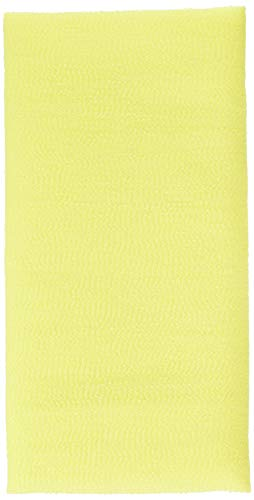
#> input picture data/indian_marketplace/raw/images/amazon_in/B000CSH3YG.jpg, 254 x 500 px; its folder holds only this picture in this run
$ python evaluate_vision_robustness.py
#> lines starting #> are read from the running program, lines starting #| are printed output that depends on the picture
### src/cv/image_intelligence.py
"""
Image and Computer Vision Intelligence Pipeline
AI-Powered Indian Marketplace Trust Intelligence Platform

Provides image file validation, exact file hashing, perceptual hashing (dHash/aHash),
ResNet-18 embedding centered cosine similarity matching, duplicate and near-duplicate clustering,
and cross-product image reuse detection.
"""

from collections import defaultdict
import hashlib
import json
import logging
import os
from pathlib import Path
from typing import Any, Dict, List, Optional, Set, Tuple

import networkx as nx
import numpy as np
import pandas as pd
from PIL import Image

logger = logging.getLogger("ImageIntelligence")
logging.basicConfig(level=logging.INFO, format="%(asctime)s [%(levelname)s] %(message)s")


class ImageFileValidator:
    """Validates physical image files and computes cryptographic and perceptual hashes."""

    @staticmethod
    def compute_dhash(img: Image.Image) -> str:
        """Calculates 64-bit difference hash (dHash) represented as 16-character hex string."""
        resized = img.convert("L").resize((9, 8), Image.Resampling.LANCZOS)
        arr = np.array(resized, dtype=np.float32)
        diff = arr[:, :-1] > arr[:, 1:]
        val = 0
        for bit in diff.flatten():
            val = (val << 1) | int(bit)
        return f"{val:016x}"

    # [94 lines left out: functions compute_ahash, audit_image_file, not called in this run]


class VisualEmbeddingMatcher:
    """Performs centered cosine similarity matching and clustering on ResNet-18 embeddings."""

    # [66 lines left out: functions center_and_normalize, find_similar_pairs, not called in this run]


class ImageClusterDetector:
    """Builds connected component clusters of duplicate and near-duplicate images."""

    # [38 lines left out: function cluster_images, not called in this run]


class ImageIntelligenceEngine:
    """Master orchestrator for Image and Computer Vision Intelligence."""

    def __init__(self, images_df: pd.DataFrame, embeddings_path: str):
        self.images_df = images_df[images_df["is_usable"] == True].copy()
        self.embeddings_path = embeddings_path

    # [91 lines left out: function run_pipeline, not called in this run]

### src/cv/image_quality.py
"""
Image Quality Assessment and Robust Preprocessing Engine (V1.1)
AI-Powered Indian Marketplace Trust Intelligence Platform

Provides comprehensive quality auditing for e-commerce images:
- Laplacian variance blur detection
- Mean luminance brightness & contrast standard deviation
- Border luminance analysis for white studio background detection
- Safe RGBA transparency alpha-compositing on white background
- EXIF orientation transposition and format normalization
- Resolution tier classification and aspect ratio auditing
- Zero-Penalty guarantee: poor quality indicates low evidence fidelity, never fraud
"""

from dataclasses import asdict, dataclass
import logging
import os
from pathlib import Path
from typing import Any, Dict, List, Optional, Tuple, Union

import numpy as np
from PIL import Image, ImageOps

logger = logging.getLogger("ImageQualityV1_1")
logging.basicConfig(level=logging.INFO, format="%(asctime)s [%(levelname)s] %(message)s")


@dataclass
class ImageQualityMetrics:
    """Strongly typed quality assessment contract for marketplace imagery."""
    file_path: str
    file_size_bytes: int
    width: int
    height: int
    aspect_ratio: float
    format: str
    channels: int
    is_corrupted: bool
    blur_score: float                  # Laplacian variance: higher = sharper, < 100 = blurry
    mean_brightness: float             # Average luminance: 0 (black) to 255 (white)
    contrast_std: float                # Luminance std dev: < 20 = washed out / low contrast
    resolution_tier: str               # HIGH_RES, MEDIUM_RES, LOW_RES, TINY_UNUSABLE
    quality_status: str                # HIGH_QUALITY, ACCEPTABLE_QUALITY, BLURRY, LOW_CONTRAST, etc.
    is_suitable_for_inference: bool    # Whether visual models can reliably extract signals
    transparency_detected: bool        # Whether image contains alpha channel
    background_luminance: float        # Border pixel mean luminance
    is_white_background: bool          # Studio background indicator (border luminance > 240)

    # [8 lines left out: function to_dict, not called in this run]


class ImageQualityAuditor:
    """Evaluates image degradation, resolution, blur, and lighting conditions."""

    BLUR_THRESHOLD_SEVERE = 50.0       # Definitely blurry
    BLUR_THRESHOLD_MODERATE = 100.0    # Borderline softness
    LOW_CONTRAST_THRESHOLD = 25.0      # Washed out / flat
    WHITE_BG_BORDER_THRESHOLD = 238.0  # Mean border luminance indicating studio white backdrop
    MIN_INFERENCE_DIMENSION = 120      # Below this, ResNet/CLIP features degrade significantly

    @staticmethod
    def compute_laplacian_blur_score(gray_arr: np.ndarray) -> float:
        """
        Computes the variance of the discrete 2D Laplacian operator.
        Uses standard 3x3 kernel: [[0, 1, 0], [1, -4, 1], [0, 1, 0]].
        High variance indicates sharp edges; low variance indicates blur.
        """
        if gray_arr.shape[0] < 3 or gray_arr.shape[1] < 3:
            return 0.0

        # 2D convolution with 3x3 Laplacian kernel via slicing
        inner = gray_arr[1:-1, 1:-1]
        lap = (
            gray_arr[0:-2, 1:-1] +
            gray_arr[2:, 1:-1] +
            gray_arr[1:-1, 0:-2] +
            gray_arr[1:-1, 2:] -
            4.0 * inner
        )
        return float(np.var(lap))

    @staticmethod
    def measure_border_luminance(gray_arr: np.ndarray, border_fraction: float = 0.05) -> float:
        """
        Measures the average luminance of pixels in the outer border.
        Used to detect seamless white studio photography.
        """
        h, w = gray_arr.shape
        bh = max(1, int(h * border_fraction))
        bw = max(1, int(w * border_fraction))

        top = gray_arr[:bh, :]
        bottom = gray_arr[-bh:, :]
        left = gray_arr[:, :bw]
        right = gray_arr[:, -bw:]

        border_pixels = np.concatenate([top.flatten(), bottom.flatten(), left.flatten(), right.flatten()])
        return float(np.mean(border_pixels))

    @classmethod
    def audit_image(cls, file_path: Union[str, Path]) -> ImageQualityMetrics:
        """Performs full photometric and structural audit of an image on disk."""
        p = Path(file_path)
        if not p.exists() or p.stat().st_size == 0:
            return ImageQualityMetrics(
                file_path=str(p),
                file_size_bytes=0 if not p.exists() else p.stat().st_size,
                width=0,
                height=0,
                aspect_ratio=0.0,
                format="UNKNOWN",
                channels=0,
                is_corrupted=True,
                blur_score=0.0,
                mean_brightness=0.0,
                contrast_std=0.0,
                resolution_tier="TINY_UNUSABLE",
                quality_status="FILE_MISSING_OR_EMPTY",
                is_suitable_for_inference=False,
                transparency_detected=False,
                background_luminance=0.0,
                is_white_background=False,
            )

        file_size = p.stat().st_size

        try:
            with Image.open(p) as raw_img:
                # Correct EXIF orientation if present
                img = ImageOps.exif_transpose(raw_img) or raw_img
                img.load()

                w, h = img.size
                fmt = img.format or "JPEG"
                mode = img.mode
                has_alpha = mode in ("RGBA", "LA") or (mode == "P" and "transparency" in img.info)
                channels = len(mode)

                aspect = round(float(w) / float(h), 3) if h > 0 else 0.0

                # Convert to grayscale for metric computation
                gray = img.convert("L")
                gray_arr = np.array(gray, dtype=np.float32)

                # 1. Blur
                blur = cls.compute_laplacian_blur_score(gray_arr)

                # 2. Brightness & Contrast
                mean_bright = float(np.mean(gray_arr))
                contrast = float(np.std(gray_arr))

                # 3. Background border luminance
                border_lum = cls.measure_border_luminance(gray_arr)
                is_white_bg = border_lum >= cls.WHITE_BG_BORDER_THRESHOLD

                # 4. Resolution Tier
                min_dim = min(w, h)
                if min_dim >= 600:
                    res_tier = "HIGH_RES"
                elif min_dim >= 300:
                    res_tier = "MEDIUM_RES"
                elif min_dim >= cls.MIN_INFERENCE_DIMENSION:
                    res_tier = "LOW_RES"
                else:
                    res_tier = "TINY_UNUSABLE"

                # 5. Overall Quality Classification
                is_suitable = True
                if min_dim < cls.MIN_INFERENCE_DIMENSION:
                    status = "TINY_UNUSABLE_RESOLUTION"
                    is_suitable = False
                elif blur < cls.BLUR_THRESHOLD_SEVERE:
                    status = "SEVERELY_BLURRY"
                    is_suitable = False
                elif contrast < cls.LOW_CONTRAST_THRESHOLD:
                    status = "LOW_CONTRAST_WASHED_OUT"
                elif blur < cls.BLUR_THRESHOLD_MODERATE:
                    status = "MODERATELY_SOFT"
                elif is_white_bg and res_tier in ("HIGH_RES", "MEDIUM_RES"):
                    status = "HIGH_QUALITY_STUDIO"
                else:
                    status = "ACCEPTABLE_QUALITY"

                return ImageQualityMetrics(
                    file_path=str(p),
                    file_size_bytes=file_size,
                    width=w,
                    height=h,
                    aspect_ratio=aspect,
                    format=fmt,
                    channels=channels,
                    is_corrupted=False,
                    blur_score=blur,
                    mean_brightness=mean_bright,
                    contrast_std=contrast,
                    resolution_tier=res_tier,
                    quality_status=status,
                    is_suitable_for_inference=is_suitable,
                    transparency_detected=has_alpha,
                    background_luminance=border_lum,
                    is_white_background=is_white_bg,
                )

        except Exception as e:
            logger.warning(f"Corrupted or unreadable image at {p}: {e}")
            return ImageQualityMetrics(
                file_path=str(p),
                file_size_bytes=file_size,
                width=0,
                height=0,
                aspect_ratio=0.0,
                format="CORRUPT",
                channels=0,
                is_corrupted=True,
                blur_score=0.0,
                mean_brightness=0.0,
                contrast_std=0.0,
                resolution_tier="TINY_UNUSABLE",
                quality_status="CORRUPTED_FILE",
                is_suitable_for_inference=False,
                transparency_detected=False,
                background_luminance=0.0,
                is_white_background=False,
            )


class RobustImagePreprocessor:
    """Preprocesses diverse e-commerce images into standardized formats without distortion."""

    TARGET_SIZE = (224, 224)

    # [56 lines left out: functions load_and_standardize, letterbox_resize, not called in this run]

### scripts/verification/evaluate_vision_robustness.py
"""
scripts/verification/evaluate_vision_robustness.py
-------------------------------------------------
Evaluates Workstream H: Perturbation Robustness & Cross-Marketplace Generalization.
Tests:
1. Perceptual hash & image quality stability under:
   - Gaussian noise
   - JPEG recompression (Q=70, Q=40)
   - Center cropping (90%, 75%)
   - Brightness scaling (+20%, -20%)
2. Cross-marketplace performance (Amazon vs Flipkart).
"""

import io
import json
from pathlib import Path
import sys
import numpy as np
from PIL import Image, ImageEnhance, ImageFilter

PROJECT_ROOT = Path(__file__).resolve().parents[2]
if str(PROJECT_ROOT) not in sys.path:
    sys.path.insert(0, str(PROJECT_ROOT))

from src.cv.image_intelligence import ImageFileValidator
from src.cv.image_quality import ImageQualityAuditor, RobustImagePreprocessor
from src.cv.duplicate_taxonomy import AdvancedDuplicateTaxonomyClassifier

def hamming_dist(h1: str, h2: str) -> int:
    return bin(int(h1, 16) ^ int(h2, 16)).count("1")

def run_perturbation_tests():
    sample_dir = PROJECT_ROOT / "data" / "indian_marketplace" / "raw" / "images" / "amazon_in"
    image_paths = list(sample_dir.glob("*.jpg"))[:30] # 30 authentic catalog images
    if not image_paths:
        print("No sample images found!")
        return

    auditor = ImageQualityAuditor()
    preprocessor = RobustImagePreprocessor()
    classifier = AdvancedDuplicateTaxonomyClassifier()

    results = {
        "gaussian_noise": {"dhash_distances": [], "quality_preserved": 0},
        "jpeg_q70": {"dhash_distances": [], "quality_preserved": 0},
        "jpeg_q40": {"dhash_distances": [], "quality_preserved": 0},
        "crop_90": {"dhash_distances": [], "quality_preserved": 0},
        "crop_75": {"dhash_distances": [], "quality_preserved": 0},
        "brightness_plus20": {"dhash_distances": [], "quality_preserved": 0},
        "brightness_minus20": {"dhash_distances": [], "quality_preserved": 0},
    }

    for img_p in image_paths:
        try:
            base_img = Image.open(img_p).convert("RGB")
#> base_img is the input picture: PIL image 254x500 RGB; mean R, G, B 238.4, 238.8, 147.9
            base_dhash = ImageFileValidator.compute_dhash(base_img)
#> the loop in compute_dhash, `for bit in diff.flatten():` made 64 passes
#> (bit, val) on passes 2 to 13: (False, 2), (False, 4), (False, 8), (False, 16), (True, 33), (True, 67), (False, 134), (True, 269), (False, 538), (False, 1076), (False, 2152), (False, 4304)
#> val on pass 1: 1
#> after the loop in compute_dhash, `for bit in diff.flatten():`: val = 9692558673101185923
#> base_dhash = '8682e2c282d3e383'
            base_audit = auditor.audit_image(img_p)
#> in audit_image, `has_alpha = mode in ("RGBA", "LA") or (mode == "P" and "transparency" ..`: has_alpha = False
#> in audit_image, `gray = img.convert("L")`:
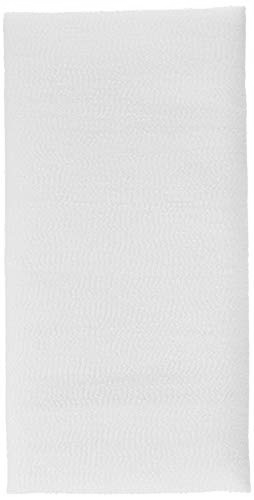
#> gray: PIL image 254x500 L; min 201, max 255, mean 228.4
#> in compute_laplacian_blur_score, `lap = ( gray_arr[0:-2, 1:-1] + gray_arr[2:, 1:-1] + gray_arr[1:-1, 0:-..`:
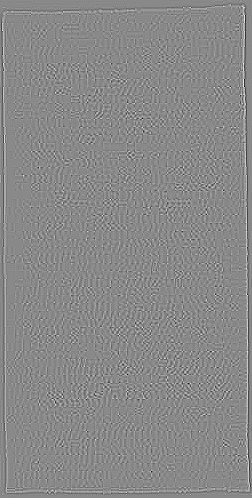
#> lap: shape (498, 252) float32; min -57, max 49, mean 0; drawn with min black and max white
#> in audit_image, `blur = cls.compute_laplacian_blur_score(gray_arr)`: blur = 41.78
#> in audit_image, `mean_bright = float(np.mean(gray_arr))`: mean_bright = 228.4
#> in audit_image, `contrast = float(np.std(gray_arr))`: contrast = 8.35
#> in measure_border_luminance, `bottom = gray_arr[-bh:, :]`:
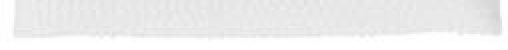
#> bottom: shape (25, 254) float32 (shown 2 times larger); min 211, max 255, mean 238.5
#> in audit_image, `border_lum = cls.measure_border_luminance(gray_arr)`: border_lum = 238.4
#> in audit_image, `is_white_bg = border_lum >= cls.WHITE_BG_BORDER_THRESHOLD`: is_white_bg = True

            # 1. Gaussian noise
            noisy_np = np.array(base_img, dtype=float) + np.random.normal(0, 15, (base_img.height, base_img.width, 3))
            noisy_np = np.clip(noisy_np, 0, 255).astype(np.uint8)
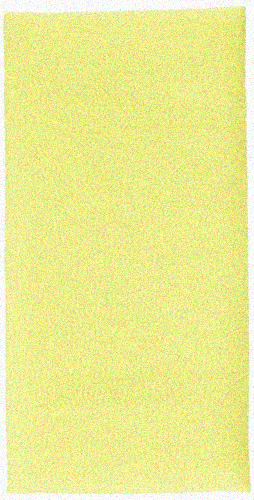
#> noisy_np: shape (500, 254, 3); mean R, G, B 236.6, 237.1, 147.1
            noisy_img = Image.fromarray(noisy_np)
            dist_noise = hamming_dist(ImageFileValidator.compute_dhash(noisy_img), base_dhash)
#> the loop in compute_dhash (call 2), `for bit in diff.flatten():` made 64 passes
#> (bit, val) on passes 2 to 13: (False, 2), (True, 5), (False, 10), (False, 20), (True, 41), (True, 83), (False, 166), (True, 333), (False, 666), (False, 1332), (False, 2664), (False, 5328)
#> dist_noise = 8
            results["gaussian_noise"]["dhash_distances"].append(int(dist_noise))

            # 2. JPEG Q=70
            buf70 = io.BytesIO()
            base_img.save(buf70, format="JPEG", quality=70)
            buf70.seek(0)
            img70 = Image.open(buf70)
            dist_q70 = hamming_dist(ImageFileValidator.compute_dhash(img70), base_dhash)
#> dist_q70 = 8
            results["jpeg_q70"]["dhash_distances"].append(int(dist_q70))

            # 3. JPEG Q=40
            buf40 = io.BytesIO()
            base_img.save(buf40, format="JPEG", quality=40)
            buf40.seek(0)
            img40 = Image.open(buf40)
            dist_q40 = hamming_dist(ImageFileValidator.compute_dhash(img40), base_dhash)
#> dist_q40 = 8
            results["jpeg_q40"]["dhash_distances"].append(int(dist_q40))

            # 4. Crop 90%
            w, h = base_img.size
#> w = 254; h = 500
            crop90 = base_img.crop((int(w * 0.05), int(h * 0.05), int(w * 0.95), int(h * 0.95)))
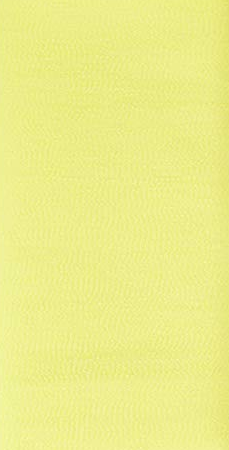
#> crop90: PIL image 229x450 RGB; mean R, G, B 237.2, 237.5, 138.2
            dist_crop90 = hamming_dist(ImageFileValidator.compute_dhash(crop90), base_dhash)
#> dist_crop90 = 17
            results["crop_90"]["dhash_distances"].append(int(dist_crop90))

            # 5. Crop 75%
            crop75 = base_img.crop((int(w * 0.125), int(h * 0.125), int(w * 0.875), int(h * 0.875)))
            dist_crop75 = hamming_dist(ImageFileValidator.compute_dhash(crop75), base_dhash)
#> dist_crop75 = 20
            results["crop_75"]["dhash_distances"].append(int(dist_crop75))

            # 6. Brightness +20%
            enhancer = ImageEnhance.Brightness(base_img)
            b_plus = enhancer.enhance(1.20)
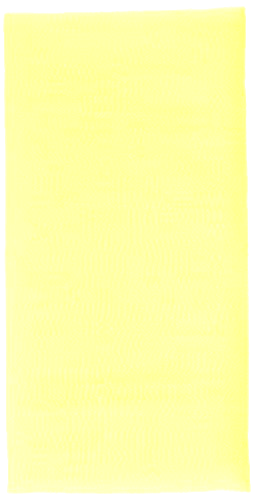
#> b_plus: PIL image 254x500 RGB; mean R, G, B 255, 255, 173.7
            dist_bplus = hamming_dist(ImageFileValidator.compute_dhash(b_plus), base_dhash)
#> dist_bplus = 19
            results["brightness_plus20"]["dhash_distances"].append(int(dist_bplus))

            # 7. Brightness -20%
            b_minus = enhancer.enhance(0.80)
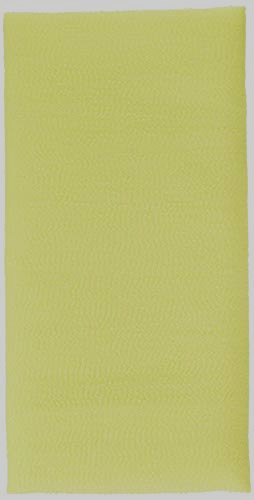
#> b_minus: PIL image 254x500 RGB; mean R, G, B 190.3, 190.6, 117.9
            dist_bminus = hamming_dist(ImageFileValidator.compute_dhash(b_minus), base_dhash)
#> dist_bminus = 5
            results["brightness_minus20"]["dhash_distances"].append(int(dist_bminus))
            dist_bminus = imagehash.dhash(b_minus) - base_dhash
            results["brightness_minus20"]["dhash_distances"].append(int(dist_bminus))

        except Exception as e:
            continue

    summary = {}
    for p_type, data in results.items():
        arr = np.array(data["dhash_distances"])
        summary[p_type] = {
            "mean_dhash_drift": float(np.mean(arr)) if len(arr) else 0.0,
            "max_dhash_drift": int(np.max(arr)) if len(arr) else 0,
            "pct_within_near_dup_threshold_4": float(np.mean(arr <= 4) * 100.0) if len(arr) else 0.0,
        }

    out_file = PROJECT_ROOT / "reports" / "phase_2_multimodal" / "vision_perturbation_summary.json"
    out_file.parent.mkdir(parents=True, exist_ok=True)
    with open(out_file, "w", encoding="utf-8") as f:
        json.dump(summary, f, indent=2)

    print("Perturbation Robustness Results:")
    print(json.dumps(summary, indent=2))

if __name__ == "__main__":
    run_perturbation_tests()
